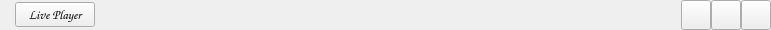
<?xml version="1.0" encoding="UTF-8"?>
<ui version="4.0">
 <class>TitleBar</class>
 <widget class="QWidget" name="TitleBar">
  <property name="geometry">
   <rect>
    <x>0</x>
    <y>0</y>
    <width>771</width>
    <height>30</height>
   </rect>
  </property>
  <property name="windowTitle">
   <string>TitleBar</string>
  </property>
  <layout class="QHBoxLayout" name="horizontalLayout">
   <property name="spacing">
    <number>0</number>
   </property>
   <property name="leftMargin">
    <number>0</number>
   </property>
   <property name="topMargin">
    <number>0</number>
   </property>
   <property name="rightMargin">
    <number>0</number>
   </property>
   <property name="bottomMargin">
    <number>0</number>
   </property>
   <item>
    <spacer name="horizontalSpacer">
     <property name="orientation">
      <enum>Qt::Horizontal</enum>
     </property>
     <property name="sizeType">
      <enum>QSizePolicy::Fixed</enum>
     </property>
     <property name="sizeHint" stdset="0">
      <size>
       <width>15</width>
       <height>15</height>
      </size>
     </property>
    </spacer>
   </item>
   <item>
    <widget class="Button" name="btnMainMenu">
     <property name="font">
      <font>
       <family>Comic Sans MS</family>
       <pointsize>10</pointsize>
       <weight>75</weight>
       <italic>false</italic>
       <bold>true</bold>
       <underline>false</underline>
       <strikeout>false</strikeout>
       <kerning>true</kerning>
      </font>
     </property>
     <property name="toolTip">
      <string>显示主菜单</string>
     </property>
     <property name="text">
      <string>Live Player</string>
     </property>
    </widget>
   </item>
   <item>
    <spacer name="hs">
     <property name="orientation">
      <enum>Qt::Horizontal</enum>
     </property>
     <property name="sizeHint" stdset="0">
      <size>
       <width>474</width>
       <height>20</height>
      </size>
     </property>
    </spacer>
   </item>
   <item>
    <widget class="Button" name="btnMin">
     <property name="minimumSize">
      <size>
       <width>30</width>
       <height>30</height>
      </size>
     </property>
     <property name="maximumSize">
      <size>
       <width>30</width>
       <height>30</height>
      </size>
     </property>
     <property name="focusPolicy">
      <enum>Qt::NoFocus</enum>
     </property>
     <property name="toolTip">
      <string>最小化</string>
     </property>
     <property name="text">
      <string/>
     </property>
    </widget>
   </item>
   <item>
    <widget class="Button" name="btnMax">
     <property name="minimumSize">
      <size>
       <width>30</width>
       <height>30</height>
      </size>
     </property>
     <property name="maximumSize">
      <size>
       <width>30</width>
       <height>30</height>
      </size>
     </property>
     <property name="focusPolicy">
      <enum>Qt::NoFocus</enum>
     </property>
     <property name="toolTip">
      <string>最大化</string>
     </property>
     <property name="text">
      <string/>
     </property>
    </widget>
   </item>
   <item>
    <widget class="Button" name="btnClose">
     <property name="minimumSize">
      <size>
       <width>30</width>
       <height>30</height>
      </size>
     </property>
     <property name="maximumSize">
      <size>
       <width>30</width>
       <height>30</height>
      </size>
     </property>
     <property name="focusPolicy">
      <enum>Qt::NoFocus</enum>
     </property>
     <property name="toolTip">
      <string>关闭</string>
     </property>
     <property name="text">
      <string/>
     </property>
    </widget>
   </item>
  </layout>
 </widget>
 <layoutdefault spacing="6" margin="11"/>
 <customwidgets>
  <customwidget>
   <class>Button</class>
   <extends>QPushButton</extends>
   <header>Button.h</header>
  </customwidget>
 </customwidgets>
 <tabstops>
  <tabstop>btnMin</tabstop>
  <tabstop>btnMax</tabstop>
  <tabstop>btnClose</tabstop>
 </tabstops>
 <resources/>
 <connections/>
</ui>
